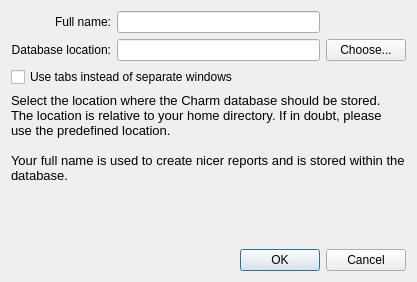
<?xml version="1.0" encoding="UTF-8"?>
<ui version="4.0">
 <class>ConfigurationDialog</class>
 <widget class="QDialog" name="ConfigurationDialog">
  <property name="geometry">
   <rect>
    <x>0</x>
    <y>0</y>
    <width>417</width>
    <height>282</height>
   </rect>
  </property>
  <property name="windowTitle">
   <string>Database Configuration</string>
  </property>
  <layout class="QVBoxLayout" name="verticalLayout">
   <item>
    <layout class="QGridLayout" name="gridLayout">
     <item row="0" column="0">
      <widget class="QLabel" name="label_5">
       <property name="text">
        <string>Full name:</string>
       </property>
       <property name="alignment">
        <set>Qt::AlignRight|Qt::AlignTrailing|Qt::AlignVCenter</set>
       </property>
      </widget>
     </item>
     <item row="0" column="1">
      <widget class="QLineEdit" name="nameLineEdit">
       <property name="sizePolicy">
        <sizepolicy hsizetype="MinimumExpanding" vsizetype="Fixed">
         <horstretch>0</horstretch>
         <verstretch>0</verstretch>
        </sizepolicy>
       </property>
      </widget>
     </item>
     <item row="1" column="0">
      <widget class="QLabel" name="label_2">
       <property name="text">
        <string>Database location:</string>
       </property>
       <property name="alignment">
        <set>Qt::AlignRight|Qt::AlignTrailing|Qt::AlignVCenter</set>
       </property>
      </widget>
     </item>
     <item row="1" column="1">
      <widget class="QLineEdit" name="databaseLocation"/>
     </item>
     <item row="1" column="2">
      <widget class="QPushButton" name="databaseLocationButton">
       <property name="text">
        <string>Choose...</string>
       </property>
      </widget>
     </item>
    </layout>
   </item>
   <item>
    <widget class="QCheckBox" name="tabbedInterface">
     <property name="text">
      <string>Use tabs instead of separate windows</string>
     </property>
    </widget>
   </item>
   <item>
    <widget class="QLabel" name="label_4">
     <property name="sizePolicy">
      <sizepolicy hsizetype="MinimumExpanding" vsizetype="MinimumExpanding">
       <horstretch>0</horstretch>
       <verstretch>0</verstretch>
      </sizepolicy>
     </property>
     <property name="text">
      <string>&lt;!DOCTYPE HTML PUBLIC &quot;-//W3C//DTD HTML 4.0//EN&quot; &quot;http://www.w3.org/TR/REC-html40/strict.dtd&quot;&gt;
&lt;html&gt;&lt;head&gt;&lt;meta name=&quot;qrichtext&quot; content=&quot;1&quot; /&gt;&lt;style type=&quot;text/css&quot;&gt;
p, li { white-space: pre-wrap; }
&lt;/style&gt;&lt;/head&gt;&lt;body style=&quot; font-family:'Lucida Grande'; font-size:13pt; font-weight:400; font-style:normal;&quot;&gt;
&lt;p style=&quot; margin-top:0px; margin-bottom:0px; margin-left:0px; margin-right:0px; -qt-block-indent:0; text-indent:0px;&quot;&gt;&lt;span style=&quot; font-size:10pt;&quot;&gt;Select the location where the Charm database should be stored. The location is relative to your home directory. If in doubt, please use the predefined location.&lt;/span&gt;&lt;/p&gt;
&lt;p style=&quot;-qt-paragraph-type:empty; margin-top:0px; margin-bottom:0px; margin-left:0px; margin-right:0px; -qt-block-indent:0; text-indent:0px; font-size:10pt;&quot;&gt;&lt;/p&gt;
&lt;p style=&quot; margin-top:0px; margin-bottom:0px; margin-left:0px; margin-right:0px; -qt-block-indent:0; text-indent:0px;&quot;&gt;&lt;span style=&quot; font-size:10pt;&quot;&gt;Your full name is used to create nicer reports and is stored within the database.&lt;/span&gt;&lt;/p&gt;
&lt;p style=&quot;-qt-paragraph-type:empty; margin-top:0px; margin-bottom:0px; margin-left:0px; margin-right:0px; -qt-block-indent:0; text-indent:0px;&quot;&gt;&lt;/p&gt;&lt;/body&gt;&lt;/html&gt;</string>
     </property>
     <property name="textFormat">
      <enum>Qt::RichText</enum>
     </property>
     <property name="alignment">
      <set>Qt::AlignLeading|Qt::AlignLeft|Qt::AlignTop</set>
     </property>
     <property name="wordWrap">
      <bool>true</bool>
     </property>
    </widget>
   </item>
   <item>
    <spacer name="verticalSpacer">
     <property name="orientation">
      <enum>Qt::Vertical</enum>
     </property>
     <property name="sizeHint" stdset="0">
      <size>
       <width>20</width>
       <height>40</height>
      </size>
     </property>
    </spacer>
   </item>
   <item>
    <widget class="QDialogButtonBox" name="buttonBox">
     <property name="standardButtons">
      <set>QDialogButtonBox::Cancel|QDialogButtonBox::Ok</set>
     </property>
    </widget>
   </item>
  </layout>
 </widget>
 <resources/>
 <connections/>
</ui>
